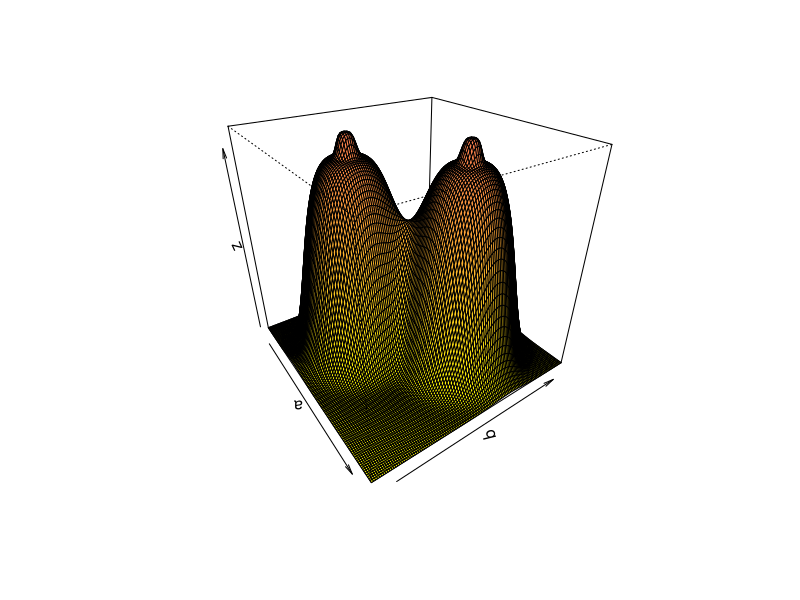

Write the R code that produced this figure.
par(bg = "white");
a <- seq(-12, 12, length = 120);
b <- seq(-12, 12, length = 120);
z <- outer(a, b, function(x, y) exp((-(((x-4)^2+(y-4)^2)^2))/1000) + exp((-(((x+4)^2+(y+4)^2)^2))/1000) + 0.1*exp(-(((x+4)^2+(y+4)^2)^2)) 
                                + 0.1*exp(-(((x-4)^2+(y-4)^2)^2)));
nrz <- nrow(z);
ncz <- ncol(z);
jet.colors <- colorRampPalette( c("yellow", "coral") );
nbcol <- 1200;
color <- jet.colors(nbcol);
zfacet <- z[-1, -1] + z[-1, -ncz] + z[-nrz, -1] + z[-nrz, -ncz];
facetcol <- cut(zfacet, nbcol);
persp(a, b, z, col = color[facetcol], phi = 30, theta = 55);
